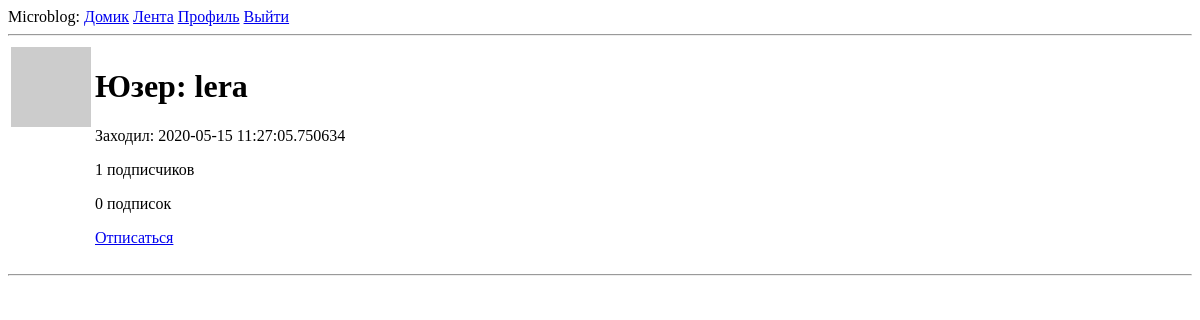
The app's page /user/lera (signed in), older data.
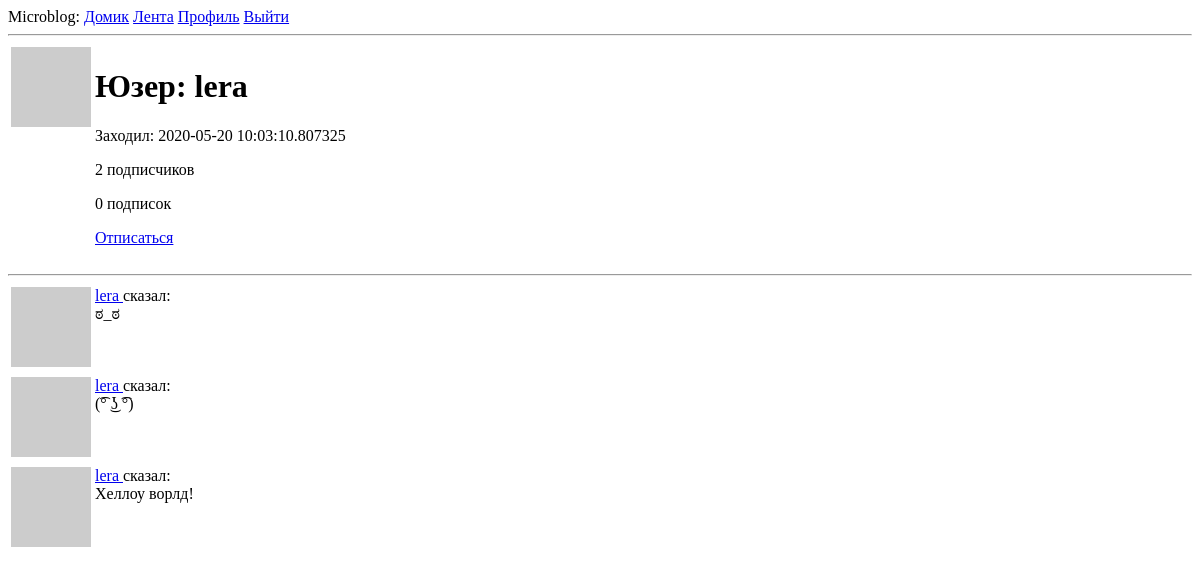
The same page, newer data.
### app/models.py (models this page shows, shortened)
class User(UserMixin, db.Model):
    id = db.Column(db.Integer, primary_key=True)
    username = db.Column(db.String(64), index=True, unique=True)
    email = db.Column(db.String(120), index=True, unique=True)
    password_hash = db.Column(db.String(128))
    about_me = db.Column(db.String(140))
    last_seen = db.Column(db.DateTime, default=datetime.utcnow)
    posts = db.relationship('Post', backref='author', lazy='dynamic')
    followed = db.relationship(
        'User', secondary=followers,
        primaryjoin=(followers.c.follower_id == id),
        secondaryjoin=(followers.c.followed_id == id),
        backref=db.backref('followers', lazy='dynamic'), lazy='dynamic')
    def avatar(self, size):
        digest = md5(self.email.lower().encode('utf-8')).hexdigest()
        return 'https://www.gravatar.com/avatar/{}?d=identicon&s={}'.format(digest, size)
    """Подписка"""
    """Отписка"""
    """Проверка на подписку"""
    def is_following(self, user):
        return self.followed.filter(followers.c.followed_id == user.id).count() > 0
    """Лента"""

class Post(db.Model):
    id = db.Column(db.Integer, primary_key=True)
    body = db.Column(db.String(140))
    timestamp = db.Column(db.DateTime, index=True, default=datetime.utcnow)
    user_id = db.Column(db.Integer, db.ForeignKey('user.id'))

### app/routes.py (the view)
@app.route('/user/<username>')
@login_required
def user(username):
    user = User.query.filter_by(username=username).first_or_404()
    page= request.args.get('page', 1, type=int)
    posts = user.posts.order_by(Post.timestamp.desc()).paginate(
        page, app.config['POST_PER_PAGE'], False)
    next_url = url_for('user', username=user.username, page=posts.next_num) if posts.has_next else None
    prev_url = url_for('user', username=user.username, page=posts.prev_num) if posts.has_prev else None
    return render_template('user.html', user=user, posts=posts.items,
                           next_url=next_url, prev_url=prev_url)

### app/models.py (called while the page is built)
@login.user_loader
def load_user(id):
    return User.query.get(int(id))

### app/routes.py (called while the page is built)
@app.before_request
def before_request():
    if current_user.is_authenticated:
        current_user.last_seen = datetime.utcnow()
        db.session.commit()

### app/templates/user.html (shortened to what this page needs)
{% extends "base.html" %}
{% block content %}
    <table>
        <tr valign="top">
            <td><img src="{{ user.avatar(128) }}"></td>
            <td>
                <h1> Юзер: {{ user.username }}</h1>
                {% if user.last_seen %}
                <p>
                    Заходил: {{ user.last_seen }}
                </p>
                {% endif %}
                <p>
                    {{ user.followers.count() }} подписчиков
                </p>
                <p>
                    {{ user.followed.count() }} подписок
                </p>
                {% if user == current_user %}
                <p>
                    <a href="{{ url_for('edit_profile') }}">Редактировать профиль</a>
                </p>
                {% elif not current_user.is_following(user) %}
                <p>
                    <a href="{{ url_for('follow', username=user.username) }}">Подписаться</a>
                </p>
                {% else %}
                <p>
                    <a href="{{ url_for('unfollow', username=user.username) }}">Отписаться</a>
                </p>
                {% endif %}
            </td>
        </tr>
    </table>
    <hr>
    {% for post in posts %}
        {% include '_post.html' %}
    {% endfor %}
{% endblock %}

### app/templates/_post.html
<table>
    <tr valign="top">
        <td><img src="{{ post.author.avatar(36) }}"></td>
        <td>
            <a href="{{ url_for('user', username=post.author.username) }}">
                {{ post.author.username }}
            </a>
            сказал: <br>{{ post.body }}
        </td>
    </tr>
</table>

Row changes from the older to the newer data that the page shows:
changed User "lera": last_seen "2020-05-15 11:27:05.750634" → "2020-05-20 10:03:10.807325"
added Post: author.username "lera", body "ಠ_ಠ"
added Post: author.username "lera", body "(͡° ͜ʖ ͡°)"
added Post: author.username "lera", body "Хеллоу ворлд!"
Text that changed along with them:
{{ user.followers.count() }}: "1" → "2"
